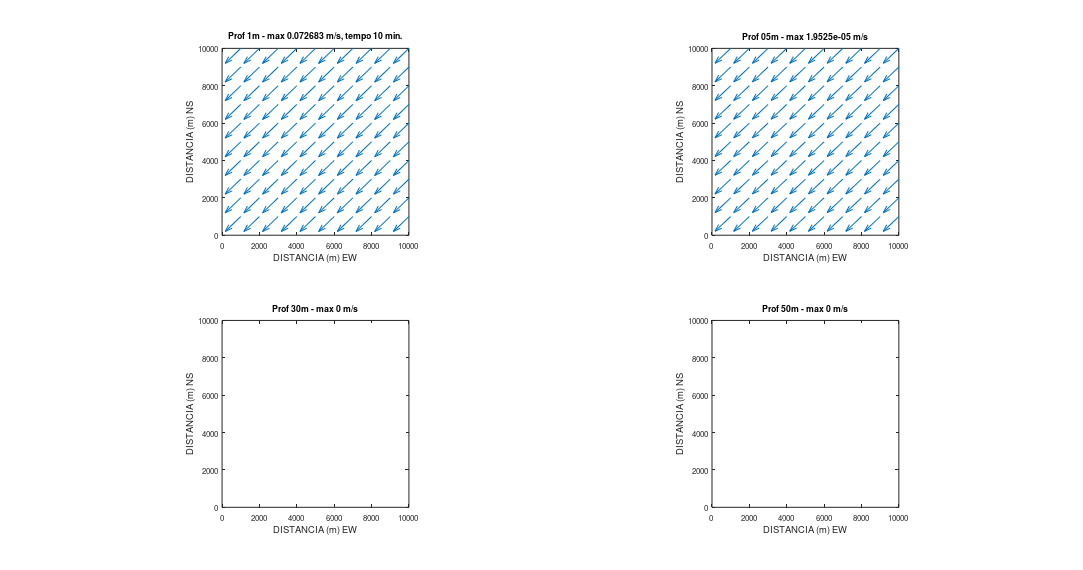
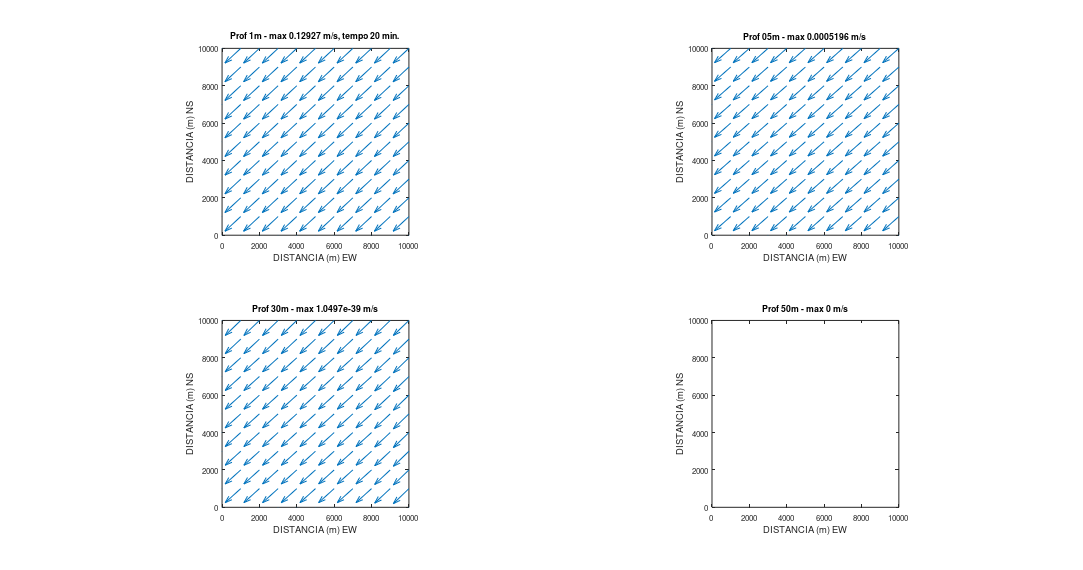
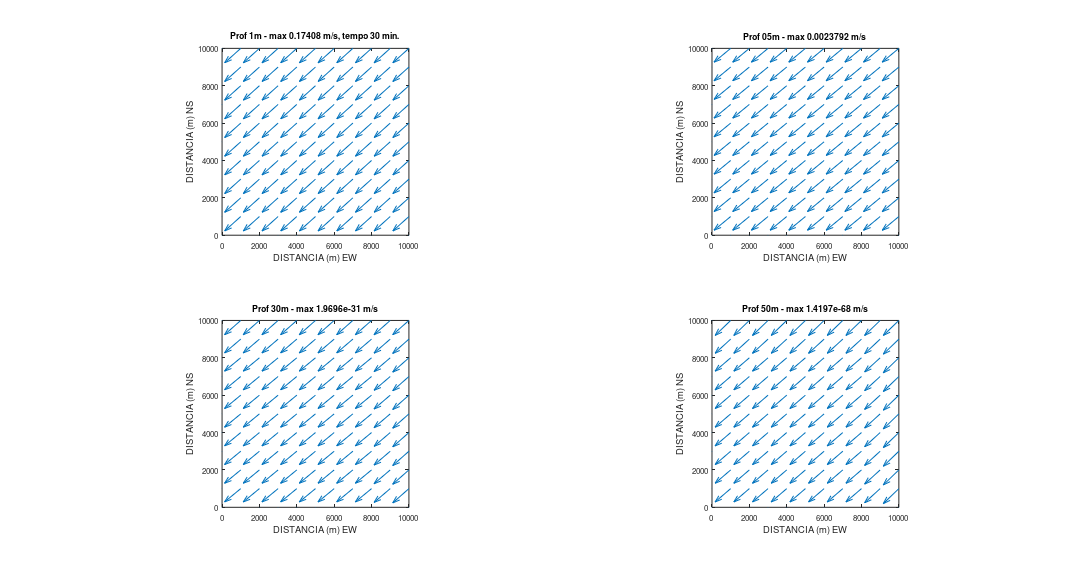

MATLAB code to generate these figures, in order: (Note: a time limit stopped this script after it produced the figures.)
%%%%%%%%%%%%%%%%%%%%%%%%%%%%%%%%%%%%%%%%%%%%%%%%%%%%%%%%%%%%%%%%%%%%%%%
%  IOF814 - Prof Joseph Harari                                        %
%  Aluno: Danilo Augusto Silva         nusp: 7279456                  %
%                                                                     %
%                         QUESTÃO 01 - LISTA 03                       %                                                                  %
%   Os dados de saidas sao salvos no diretorio ../outputs/Q01         %
%                                                                     %
%                             Modelo 3D
%%%%%%%%%%%%%%%%%%%%%%%%%%%%%%%%%%%%%%%%%%%%%%%%%%%%%%%%%%%%%%%%%%%%%%%
clear all; close all;clc

%% Parametros numericos

dx=1000;                                    %espacamento em x em metros
dy=1000;                                    %espacamento em y em metros
dy2=dy*2;
dx2=dx*2;
dt=30;                                      %intervalo de tempo em segundos
dz=1;                                       % espacamento de grade em z
difus=0.1;                                  % coeficiente de difusao
difz=0.001;                                 % coeficiente de difusao na vertical
kmax = 11;                                  % definicao de kmax (em y)
jmax = 11;                                  % definicao de jmax (em x)
jmax2=jmax*2;
kmax2=kmax*2;
lmax=100;
nmax=360;                                   %passos de tempo
rfric=0.02;                                 %coeficiente de friccao no fundo
freqplot=20;                                % frequencia de plotagem
concorte=0.0001;
xgrid=((1:jmax)-1)*dx;
ygrid=((1:kmax)-1)*dy;
dens=1024;                                  %densidade media da agua do mar
latid=30*pi/180;                            %latitude(de graus para rad)
fco=2*7.29E-5*sin(latid);                   %parametro de coriolis
g=9.8;
H=100;                                      % profundidade media

%% batimetria e grade
bat(1:kmax2,1:jmax2) = H;

% matrizes de batimetria para os 3 tipos de grades
bate=bat(1:2:end-1,2:2:end);
batu=bat(1:2:end-1,1:2:end-1);
batv=bat(2:2:end,2:2:end);

[X,Y]=meshgrid(xgrid,ygrid);

%% constantes de discretizacao
difzdz=difz/dz;
dens2=dens;

%% definicao das condicoes iniciais: 2 niveis no tempo
eta1=zeros(kmax,jmax);
u1=zeros(kmax,jmax,lmax);
v1=zeros(kmax,jmax,lmax);
eta2=zeros(kmax,jmax);
u2=zeros(kmax,jmax,lmax);
v2=zeros(kmax,jmax,lmax);

%Condicoes de vento e calculo das tensoes de cisalhamento na superficie
dens_ar=1.025;
fric=2.6*1E-3;
uwind(1:kmax,1:jmax)=-5.65682;
vwind(1:kmax,1:jmax)=-5.65682;
wwind=sqrt(uwind.^2+vwind.^2);
taux=fric*dens_ar.*uwind.*wwind;
tauy=fric*dens_ar.*vwind.*wwind;

vento=sqrt(uwind.^2+vwind.^2);
ventoma=max(vento);
ventomax=max(ventoma);

%plotando os ventos
figure(1)
quiver(X,Y,uwind,vwind,'LineWidth',2)
title(['Vento - intensidade maxima ',...
    num2str(ventomax),' m/s'],'fontsize',12)
axis equal
axis([xgrid(1) xgrid(jmax) ygrid(1) ygrid(kmax)])
xlabel('DISTANCIA (m) EW','fontsize',12)
ylabel('DISTANCIA (m) NS','fontsize',12)
%kfig=kfig+1; eval(['print -dpng figuras1a/fig_vento_' num2str(kfig)])

%Loop no tempo
kplot=2;
kfig=0;


for n=3:nmax
   tempo=n*dt;
   kplot=kplot+1;

   %Eq. do movimento em x
    for j=2:jmax-1
        for k=2:kmax-1
            batmin=batu;
            for l=2:lmax-1
            dudzinf=(u1(k,j,l+1)-u1(k,j,l))*difzdz;
            if (l==2) dudzsup=-taux(k,j)/dens; end
            if (l~=2) dudzsup=(u1(k,j,l)-u1(k,j,l-1))*difzdz; end
            vmedu=(v1(k,j,l)+v1(k,j-1,l)+v1(k-1,j-1,l)+v1(k-1,j,l))/4;
            forc=fco*vmedu+(dudzinf-dudzsup)/dz;
            u2(k,j,l)=u1(k,j,l)+forc*dt;
            end
            end
         end

    %Eq. do movimento em y
    for j=2:jmax-1
        for k=2:kmax-1

            for l=2:lmax-1
            dvdzinf=(v1(k,j,l+1)-v1(k,j,l))*difzdz;
            if (l==2) dvdzsup=-tauy(k,j)/dens; end
            if (l~=2) dvdzsup=(v1(k,j,l)-v1(k,j,l-1))*difzdz; end
            umedv=(u2(k,j,l)+u2(k+1,j,l)+u2(k+1,j+1,l)+u2(k,j+1,l))/4;

            forc=-fco*umedv+(dvdzinf-dvdzsup)/dz;
            v2(k,j,l)=v1(k,j,l)+forc*dt;
            end
            end
        end

% Condicoes de contorno com extrapolacao linear
for j=1:jmax
    u2(1,j,2:lmax-1)=(2*u2(2,j,2:lmax-1)-u2(3,j,2:lmax-1));
    v2(1,j,2:lmax-1)=(2*v2(2,j,2:lmax-1)-v2(3,j,2:lmax-1));
    u2(kmax,j,2:lmax-1)=(2*u2(kmax-1,j,2:lmax-1)-u2(kmax-2,j,2:lmax-1));
    v2(kmax,j,2:lmax-1)=(2*v2(kmax-1,j,2:lmax-1)-v2(kmax-2,j,2:lmax-1));
end
for k=1:kmax
    u2(k,1,2:lmax-1)=(2*u2(k,2,2:lmax-1)-u2(k,3,2:lmax-1));
    v2(k,1,2:lmax-1)=(2*v2(k,2,2:lmax-1)-v2(k,3,2:lmax-1));
    u2(k,jmax,2:lmax-1)=(2*u2(k,jmax-1,2:lmax-1)-u2(k,jmax-2,2:lmax-1));
    v2(k,jmax,2:lmax-1)=(2*v2(k,jmax-1,2:lmax-1)-v2(k,jmax-2,2:lmax-1));
end

% Renovando as variaveis no tempo
u1=u2;
v1=v2;

% Plotagem de resultados
   if(kplot==freqplot)
   kplot=0;

%definir u e v  para plotagem
uplot=u2;
vplot=v2;


% Plotando elevacoes e correntes na superficie, a 5 metros, a 30 metros e a
% 50 metros
velo=sqrt(uplot.^2+vplot.^2);
velomax2=max(max(velo(:,:,2)));
velomax6=max(max(velo(:,:,6)));
velomax31=max(max(velo(:,:,31)));
velomax51=max(max(velo(:,:,51)));

  figure(2)
  subplot(2,2,1)
  quiver(X,Y,uplot(:,:,2),vplot(:,:,2));
  title(['Prof 1m - max ',num2str(velomax2),' m/s, tempo ',num2str(tempo/60),...
        ' min.'])
  axis equal
  axis([xgrid(1) xgrid(jmax) ygrid(1) ygrid(kmax)])
  xlabel('DISTANCIA (m) EW','fontsize',12)
  ylabel('DISTANCIA (m) NS','fontsize',12)
  subplot(2,2,2)
  quiver(X,Y,uplot(:,:,6),vplot(:,:,6));
  title(['Prof 05m - max ',num2str(velomax6),' m/s'])
  axis equal
  axis([xgrid(1) xgrid(jmax) ygrid(1) ygrid(kmax)])
  xlabel('DISTANCIA (m) EW','fontsize',12)
  ylabel('DISTANCIA (m) NS','fontsize',12)
  subplot(2,2,3)
  quiver(X,Y,uplot(:,:,31),vplot(:,:,31));
  title(['Prof 30m - max ',num2str(velomax31),' m/s'])
  axis equal
  axis([xgrid(1) xgrid(jmax) ygrid(1) ygrid(kmax)])
  xlabel('DISTANCIA (m) EW','fontsize',12)
  ylabel('DISTANCIA (m) NS','fontsize',12)
  subplot(2,2,4)
  quiver(X,Y,uplot(:,:,51),vplot(:,:,51));
  title(['Prof 50m - max ',num2str(velomax51),' m/s'])
  axis equal
  axis([xgrid(1) xgrid(jmax) ygrid(1) ygrid(kmax)])
  xlabel('DISTANCIA (m) EW','fontsize',12)
  ylabel('DISTANCIA (m) NS','fontsize',12)

  set(gcf,'PaperUnits','inches','PaperPosition',[0 0 19 10])

  out = ['../outputs/ex01/sim30/sim2_',int2str(n)];
  grafico=['print -djpeg ', out];
  eval(grafico);

   end

pause(1)

end
